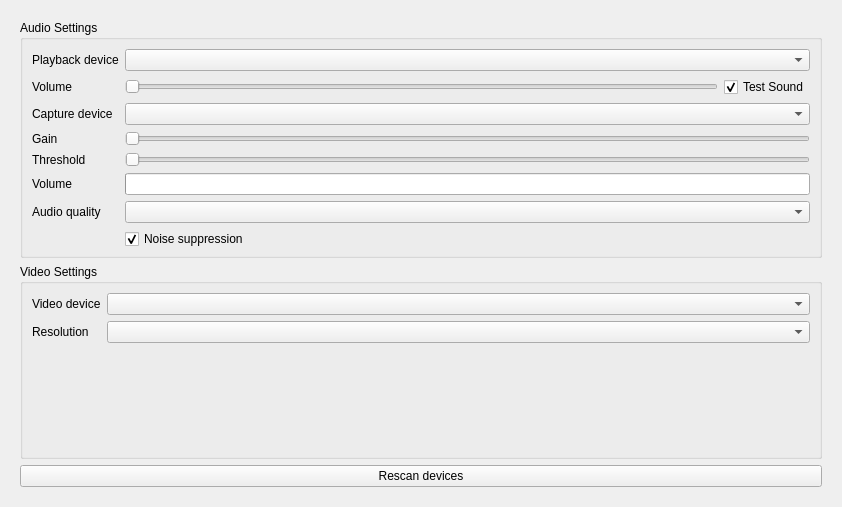
<?xml version="1.0" encoding="UTF-8"?>
<ui version="4.0">
 <class>AVForm</class>
 <widget class="QWidget" name="AVForm">
  <property name="geometry">
   <rect>
    <x>0</x>
    <y>0</y>
    <width>842</width>
    <height>507</height>
   </rect>
  </property>
  <property name="windowTitle">
   <string notr="true">{{av setings}}</string>
  </property>
  <layout class="QVBoxLayout" name="verticalLayout_2">
   <item>
    <widget class="VerticalOnlyScroller" name="scrollArea">
     <property name="autoFillBackground">
      <bool>true</bool>
     </property>
     <property name="frameShape">
      <enum>QFrame::NoFrame</enum>
     </property>
     <property name="widgetResizable">
      <bool>true</bool>
     </property>
     <widget class="QWidget" name="scrollAreaWidgetContents">
      <property name="geometry">
       <rect>
        <x>0</x>
        <y>0</y>
        <width>830</width>
        <height>495</height>
       </rect>
      </property>
      <layout class="QVBoxLayout" name="verticalLayout_5">
       <item>
        <widget class="QGroupBox" name="audioGroup">
         <property name="title">
          <string>Audio Settings</string>
         </property>
         <layout class="QGridLayout" name="gridLayout_3">
          <property name="bottomMargin">
           <number>6</number>
          </property>
          <item row="2" column="0">
           <widget class="QLabel" name="inDevLabel">
            <property name="text">
             <string>Capture device</string>
            </property>
           </widget>
          </item>
          <item row="1" column="2">
           <widget class="QCheckBox" name="cbEnableTestSound">
            <property name="text">
             <string>Test Sound</string>
            </property>
            <property name="checked">
             <bool>true</bool>
            </property>
           </widget>
          </item>
          <item row="1" column="1">
           <widget class="QSlider" name="playbackSlider">
            <property name="toolTip">
             <string>Use slider to set the volume of your speakers.</string>
            </property>
            <property name="maximum">
             <number>100</number>
            </property>
            <property name="orientation">
             <enum>Qt::Horizontal</enum>
            </property>
           </widget>
          </item>
          <item row="2" column="1" colspan="2">
           <widget class="QComboBox" name="inDevCombobox"/>
          </item>
          <item row="0" column="1" colspan="2">
           <widget class="QComboBox" name="outDevCombobox"/>
          </item>
          <item row="1" column="0">
           <widget class="QLabel" name="playbackLabel">
            <property name="text">
             <string>Volume</string>
            </property>
           </widget>
          </item>
          <item row="3" column="0">
           <widget class="QLabel" name="microphoneLabel">
            <property name="text">
             <string>Gain</string>
            </property>
           </widget>
          </item>
          <item row="3" column="1" colspan="2">
           <widget class="QSlider" name="microphoneSlider">
            <property name="orientation">
             <enum>Qt::Horizontal</enum>
            </property>
           </widget>
          </item>
          <item row="4" column="0">
           <widget class="QLabel" name="audioThresholdLabel">
            <property name="text">
             <string>Threshold</string>
            </property>
           </widget>
          </item>
          <item row="4" column="1" colspan="2">
           <widget class="QSlider" name="audioThresholdSlider">
            <property name="orientation">
             <enum>Qt::Horizontal</enum>
            </property>
           </widget>
          </item>
          <item row="5" column="0">
           <widget class="QLabel" name="volumeDisplayLabel">
            <property name="text">
             <string>Volume</string>
            </property>
           </widget>
          </item>
          <item row="5" column="1" colspan="2">
           <widget class="QProgressBar" name="volumeDisplay">
            <property name="textVisible">
             <bool>false</bool>
            </property>
            <property name="orientation">
             <enum>Qt::Horizontal</enum>
            </property>
           </widget>
          </item>
          <item row="0" column="0">
           <widget class="QLabel" name="outDevLabel">
            <property name="text">
             <string>Playback device</string>
            </property>
           </widget>
          </item>
          <item row="6" column="0">
           <widget class="QLabel" name="audioQualityLabel">
            <property name="text">
             <string>Audio quality</string>
            </property>
           </widget>
          </item>
          <item row="6" column="1" colspan="2">
           <widget class="QComboBox" name="audioQualityComboBox">
            <property name="sizePolicy">
             <sizepolicy hsizetype="Expanding" vsizetype="Fixed">
              <horstretch>0</horstretch>
              <verstretch>0</verstretch>
             </sizepolicy>
            </property>
            <property name="toolTip">
             <string>Transmitted audio quality. Lower this setting if your bandwidth is not high enough or if you want to reduce bandwidth usage.</string>
            </property>
           </widget>
          </item>
          <item row="7" column="1" colspan="2">
           <widget class="QCheckBox" name="cbEnableNoiseSuppression">
            <property name="toolTip">
             <string>Reduces steady background noise (fans, hiss, hum) picked up by your microphone.</string>
            </property>
            <property name="text">
             <string>Noise suppression</string>
            </property>
            <property name="checked">
             <bool>true</bool>
            </property>
           </widget>
          </item>
         </layout>
        </widget>
       </item>
       <item>
        <widget class="QGroupBox" name="videoGroup">
         <property name="title">
          <string>Video Settings</string>
         </property>
         <layout class="QVBoxLayout" name="verticalLayout">
          <item>
           <layout class="QGridLayout" name="gridLayout_2">
            <item row="0" column="0">
             <widget class="QLabel" name="videoDevLabel">
              <property name="text">
               <string>Video device</string>
              </property>
             </widget>
            </item>
            <item row="1" column="0">
             <widget class="QLabel" name="resolutionLabel">
              <property name="toolTip">
               <string>Set resolution of your camera.
The higher values, the better video quality your friends may get.
Note though that with better video quality there is needed better internet connection.
Sometimes your connection may not be good enough to handle higher video quality,
which may lead to problems with video calls.</string>
              </property>
              <property name="text">
               <string>Resolution</string>
              </property>
             </widget>
            </item>
            <item row="1" column="1">
             <widget class="QComboBox" name="videoModesComboBox">
              <property name="sizePolicy">
               <sizepolicy hsizetype="Expanding" vsizetype="Fixed">
                <horstretch>0</horstretch>
                <verstretch>0</verstretch>
               </sizepolicy>
              </property>
              <property name="toolTip">
               <string>Set resolution of your camera.
The higher values, the better video quality your friends may get.
Note that with better video quality, you use more bandwidth.
Sometimes your connection may not be good enough to handle higher video quality,
which may lead to problems with video calls.</string>
              </property>
             </widget>
            </item>
            <item row="0" column="1">
             <widget class="QComboBox" name="videoDevCombobox"/>
            </item>
           </layout>
          </item>
          <item>
           <widget class="QFrame" name="CamFrame">
            <property name="sizePolicy">
             <sizepolicy hsizetype="MinimumExpanding" vsizetype="MinimumExpanding">
              <horstretch>1</horstretch>
              <verstretch>150</verstretch>
             </sizepolicy>
            </property>
            <property name="frameShape">
             <enum>QFrame::NoFrame</enum>
            </property>
            <property name="frameShadow">
             <enum>QFrame::Raised</enum>
            </property>
            <layout class="QGridLayout" name="gridLayout"/>
           </widget>
          </item>
         </layout>
        </widget>
       </item>
       <item>
        <widget class="QPushButton" name="rescanButton">
         <property name="text">
          <string>Rescan devices</string>
         </property>
        </widget>
       </item>
      </layout>
     </widget>
    </widget>
   </item>
  </layout>
 </widget>
 <customwidgets>
  <customwidget>
   <class>VerticalOnlyScroller</class>
   <extends>QScrollArea</extends>
   <header>src/widget/form/settings/verticalonlyscroller.h</header>
   <container>1</container>
  </customwidget>
 </customwidgets>
 <tabstops>
  <tabstop>scrollArea</tabstop>
  <tabstop>outDevCombobox</tabstop>
  <tabstop>playbackSlider</tabstop>
  <tabstop>cbEnableTestSound</tabstop>
  <tabstop>inDevCombobox</tabstop>
  <tabstop>microphoneSlider</tabstop>
  <tabstop>videoDevCombobox</tabstop>
  <tabstop>videoModesComboBox</tabstop>
  <tabstop>rescanButton</tabstop>
 </tabstops>
 <resources/>
 <connections/>
</ui>
